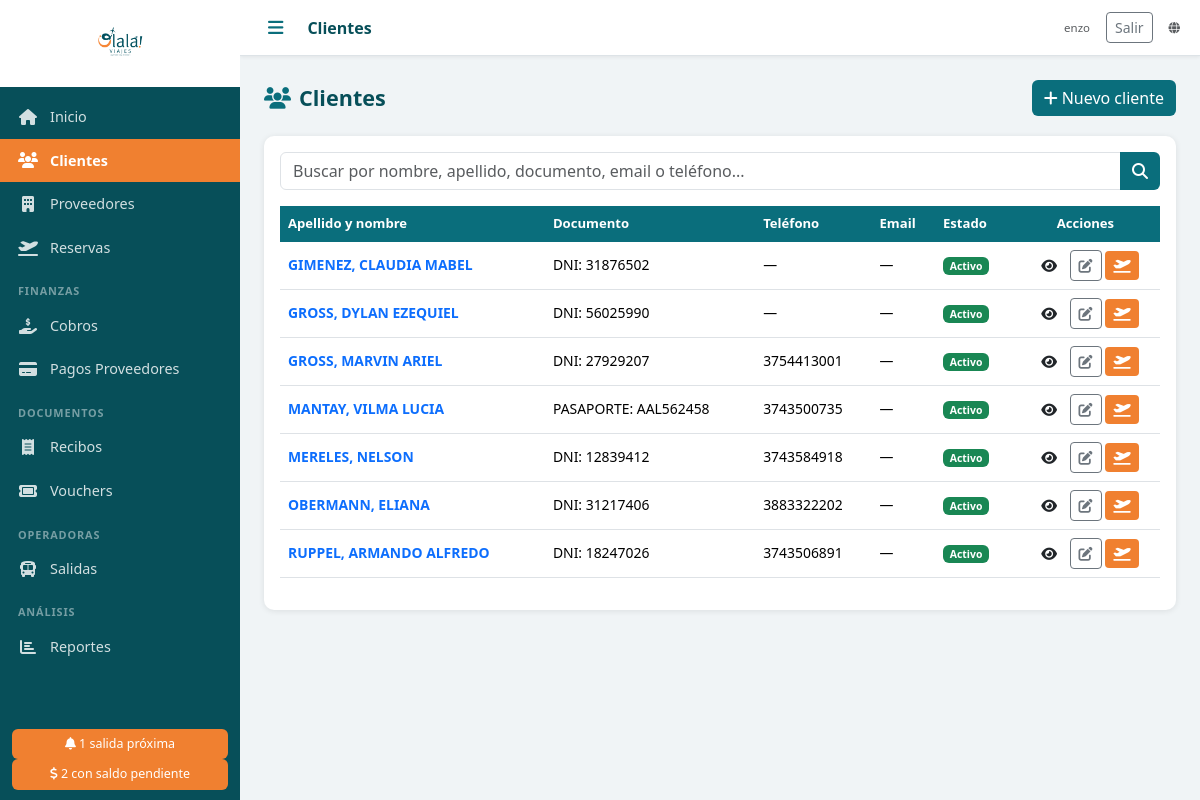
The app's page /clientes/ (signed in) with its own data.
### agencia/models.py (models this page shows, shortened)
class Cliente(models.Model):
    TIPOS_DOC = [
        ('DNI', 'DNI'),
        ('PASAPORTE', 'Pasaporte'),
        ('LC', 'L.C.'),
        ('LE', 'L.E.'),
        ('CUIT', 'CUIT'),
    ]
    nombre = models.CharField('Nombre', max_length=100)
    apellido = models.CharField('Apellido', max_length=100)
    tipo_doc = models.CharField('Tipo de documento', max_length=20, choices=TIPOS_DOC, default='DNI')
    nro_doc = models.CharField('Nro. de documento', max_length=50, blank=True)
    email = models.EmailField('Email', blank=True)
    telefono = models.CharField('Teléfono', max_length=50, blank=True)
    direccion = models.CharField('Dirección', max_length=300, blank=True)
    fecha_nacimiento = models.DateField('Fecha de nacimiento', null=True, blank=True)
    notas = models.TextField('Notas', blank=True)
    foto_dni = models.FileField('Foto DNI', upload_to='dni/', blank=True, null=True)
    activo = models.BooleanField('Activo', default=True)
    created_at = models.DateTimeField(auto_now_add=True)
    updated_at = models.DateTimeField(auto_now=True)
    class Meta:
        verbose_name = 'Cliente'
        verbose_name_plural = 'Clientes'
        ordering = ['apellido', 'nombre']
    def __str__(self):
        return f"{self.apellido}, {self.nombre}"

### agencia/views.py (the view)
# urls.py: path('clientes/', login_required(views.clientes_lista), name='clientes_lista'),
def clientes_lista(request):
    q = request.GET.get('q', '')
    clientes = Cliente.objects.all()
    if q:
        clientes = clientes.filter(
            Q(nombre__icontains=q) | Q(apellido__icontains=q) |
            Q(nro_doc__icontains=q) | Q(email__icontains=q) |
            Q(telefono__icontains=q)
        )
    return render(request, 'clientes/lista.html', {'clientes': clientes, 'q': q})

### templates/clientes/lista.html (shortened to what this page needs)
{% extends 'base.html' %}
{% block topbar_title %}Clientes{% endblock %}
{% block content %}
<div class="page-header">
  <h2><i class="fas fa-users me-2 text-teal"></i>Clientes</h2>
  <a href="{% url 'cliente_nuevo' %}" class="btn btn-teal"><i class="fas fa-plus me-1"></i>Nuevo cliente</a>
</div>
<div class="card">
  <div class="card-body">
    <form method="get" class="mb-3">
      <div class="input-group">
        <input type="text" name="q" value="{{ q }}" class="form-control" placeholder="Buscar por nombre, apellido, documento, email o teléfono...">
        <button class="btn btn-teal" type="submit"><i class="fas fa-search"></i></button>
      </div>
    </form>
    <div class="table-responsive">
      <table class="table table-hover">
        <thead>
          <tr>
            <th>Apellido y nombre</th>
            <th>Documento</th>
            <th>Teléfono</th>
            <th>Email</th>
            <th>Estado</th>
            <th class="text-center">Acciones</th>
          </tr>
        </thead>
        <tbody>
          {% for cliente in clientes %}
          <tr>
            <td><a href="{% url 'cliente_detalle' cliente.pk %}" class="text-decoration-none fw-bold">{{ cliente }}</a></td>
            <td>{{ cliente.tipo_doc }}: {{ cliente.nro_doc }}</td>
            <td>{{ cliente.telefono|default:"—" }}</td>
            <td>{{ cliente.email|default:"—" }}</td>
            <td>
              {% if cliente.activo %}
              <span class="badge bg-success">Activo</span>
              {% else %}
              <span class="badge bg-secondary">Inactivo</span>
              {% endif %}
            </td>
            <td class="text-center">
              <a href="{% url 'cliente_detalle' cliente.pk %}" class="btn btn-sm btn-outline-teal" title="Ver"><i class="fas fa-eye"></i></a>
              <a href="{% url 'cliente_editar' cliente.pk %}" class="btn btn-sm btn-outline-secondary" title="Editar"><i class="fas fa-edit"></i></a>
              <a href="{% url 'reserva_nueva' %}?cliente={{ cliente.pk }}" class="btn btn-sm btn-orange" title="Nueva reserva"><i class="fas fa-plane-departure"></i></a>
            </td>
          </tr>
          {% empty %}
          <tr><td colspan="6" class="text-center text-muted py-4">No se encontraron clientes.</td></tr>
          {% endfor %}
        </tbody>
      </table>
    </div>
  </div>
</div>
{% endblock %}

### templates/base.html (shortened to what this page needs)
<!DOCTYPE html>
<html lang="es">
<head>
  {% load static %}
  <link rel="stylesheet" href="https://cdn.jsdelivr.net/npm/bootstrap@5.3.2/dist/css/bootstrap.min.css">
  <link rel="stylesheet" href="https://cdnjs.cloudflare.com/ajax/libs/font-awesome/6.5.0/css/all.min.css">
  <link rel="stylesheet" href="{% static 'css/olala.css' %}">
</head>
<body>
<div class="sidebar" id="sidebar">
  <div class="sidebar-logo">
    <img src="{% static 'img/logo.png' %}" alt="Olalá Viajes" class="logo-img">
  </div>
  <nav class="sidebar-nav">
    <a href="{% url 'dashboard' %}" class="nav-item {% if request.resolver_match.url_name == 'dashboard' %}active{% endif %}">
      <i class="fas fa-home"></i><span>Inicio</span>
    </a>
    <a href="{% url 'clientes_lista' %}" class="nav-item {% if 'cliente' in request.resolver_match.url_name %}active{% endif %}">
      <i class="fas fa-users"></i><span>Clientes</span>
    </a>
    <a href="{% url 'proveedores_lista' %}" class="nav-item {% if 'proveedor' in request.resolver_match.url_name %}active{% endif %}">
      <i class="fas fa-building"></i><span>Proveedores</span>
    </a>
    <a href="{% url 'reservas_lista' %}" class="nav-item {% if 'reserva' in request.resolver_match.url_name %}active{% endif %}">
      <i class="fas fa-plane-departure"></i><span>Reservas</span>
    </a>
    <div class="nav-section">Finanzas</div>
    <a href="{% url 'cobros_lista' %}" class="nav-item {% if 'cobro' in request.resolver_match.url_name %}active{% endif %}">
      <i class="fas fa-hand-holding-dollar"></i><span>Cobros</span>
    </a>
    <a href="{% url 'pagos_proveedor_lista' %}" class="nav-item {% if 'pago_proveedor' in request.resolver_match.url_name %}active{% endif %}">
      <i class="fas fa-credit-card"></i><span>Pagos Proveedores</span>
    </a>
    <div class="nav-section">Documentos</div>
    <a href="{% url 'recibos_lista' %}" class="nav-item {% if 'recibo' in request.resolver_match.url_name %}active{% endif %}">
      <i class="fas fa-receipt"></i><span>Recibos</span>
    </a>
    <a href="{% url 'vouchers_lista' %}" class="nav-item {% if 'voucher' in request.resolver_match.url_name %}active{% endif %}">
      <i class="fas fa-ticket"></i><span>Vouchers</span>
    </a>
    <div class="nav-section">Operadoras</div>
    <a href="{% url 'salidas_lista' %}" class="nav-item {% if 'salida' in request.resolver_match.url_name %}active{% endif %}">
      <i class="fas fa-bus"></i><span>Salidas</span>
    </a>
    <div class="nav-section">Análisis</div>
    <a href="{% url 'reportes' %}" class="nav-item {% if 'reporte' in request.resolver_match.url_name %}active{% endif %}">
      <i class="fas fa-chart-bar"></i><span>Reportes</span>
    </a>
  </nav>
  {% if alertas_salidas > 0 or alertas_saldos > 0 %}
  <div class="sidebar-alerts">
    {% if alertas_salidas > 0 %}
    <a href="{% url 'dashboard' %}" class="alert-badge">
      <i class="fas fa-bell"></i> {{ alertas_salidas }} salida{% if alertas_salidas != 1 %}s{% endif %} próxima{% if alertas_salidas != 1 %}s{% endif %}
    </a>
    {% endif %}
    {% if alertas_saldos > 0 %}
    <a href="{% url 'reporte_saldos' %}" class="alert-badge">
      <i class="fas fa-dollar-sign"></i> {{ alertas_saldos }} con saldo pendiente
    </a>
    {% endif %}
  </div>
  {% endif %}
</div>
<div class="main-content">
  <div class="topbar">
    <button class="btn-menu" onclick="toggleSidebar()"><i class="fas fa-bars"></i></button>
    <div class="topbar-title">{% block topbar_title %}{% endblock %}</div>
    <div class="topbar-right d-flex align-items-center gap-3">
      {% if user.is_authenticated %}
      <span class="text-muted small">{{ user.get_username }}</span>
      <form method="post" action="{% url 'logout' %}" class="d-inline mb-0">
        <button type="submit" class="btn btn-sm btn-outline-secondary">Salir</button>
      </form>
      {% endif %}
      <a href="{% url 'web_publica' %}" class="text-muted small" target="_blank" title="Catálogo público"><i class="fas fa-globe"></i></a>
    </div>
  </div>
  <div class="content-area">
    {% block content %}{% endblock %}
  </div>
</div>
</body>
</html>

### static/css/olala.css (style rules this page uses)
:root { --teal: #0a6e7c; --teal-dark: #074f59; --teal-light: #e0f2f5; --orange: #f08030; --orange-light: #fff3e8; --sidebar-width: 240px; --topbar-height: 56px; }
* { box-sizing: border-box; }
body { margin: 0; font-family: 'Segoe UI', sans-serif; background: #f0f4f6; }
.sidebar { position: fixed; top: 0; left: 0; width: var(--sidebar-width); height: 100vh; background: var(--teal-dark); display: flex; flex-direction: column; z-index: 1000; transition: width 0.25s; overflow-x: hidden; }
.sidebar-logo { padding: 16px 12px; background: white; text-align: center; min-height: 80px; display: flex; align-items: center; justify-content: center; }
.logo-img { max-width: 160px; max-height: 55px; object-fit: contain; }
.sidebar-nav { flex: 1; overflow-y: auto; padding: 8px 0; }
.nav-item { display: flex; align-items: center; gap: 12px; padding: 11px 18px; color: rgba(255,255,255,0.82); text-decoration: none; font-size: 0.9rem; transition: background 0.15s, color 0.15s; white-space: nowrap; }
.nav-item.active { background: var(--orange); color: white; font-weight: 600; }
.nav-item i { width: 20px; text-align: center; font-size: 1rem; flex-shrink: 0; }
.nav-section { padding: 14px 18px 4px; font-size: 0.68rem; text-transform: uppercase; letter-spacing: 0.08em; color: rgba(255,255,255,0.45); font-weight: 600; }
.sidebar-alerts { padding: 10px 12px; }
.alert-badge { display: block; background: var(--orange); color: white; padding: 6px 10px; border-radius: 6px; font-size: 0.78rem; text-decoration: none; text-align: center; }
.main-content { margin-left: var(--sidebar-width); min-height: 100vh; transition: margin-left 0.25s; display: flex; flex-direction: column; }
.topbar { height: var(--topbar-height); background: white; border-bottom: 1px solid #dde3e7; display: flex; align-items: center; padding: 0 20px; gap: 16px; position: sticky; top: 0; z-index: 100; box-shadow: 0 1px 4px rgba(0,0,0,0.07); }
.btn-menu { background: none; border: none; font-size: 1.1rem; color: var(--teal); cursor: pointer; padding: 4px 8px; }
.topbar-title { font-size: 1rem; font-weight: 600; color: var(--teal-dark); flex: 1; }
.topbar-right { font-size: 0.82rem; color: #999; }
.content-area { padding: 24px; flex: 1; }
.card { border: none; border-radius: 10px; box-shadow: 0 1px 6px rgba(0,0,0,0.09); }
.text-teal { color: var(--teal) !important; }
.table th { background: var(--teal); color: white; font-weight: 600; font-size: 0.82rem; border: none; }
.table td { font-size: 0.87rem; vertical-align: middle; }
.btn-teal { background: var(--teal); color: white; border: none; }
.btn-orange { background: var(--orange); color: white; border: none; }
.page-header { display: flex; align-items: center; justify-content: space-between; margin-bottom: 20px; }
.page-header h2 { margin: 0; color: var(--teal-dark); font-size: 1.35rem; font-weight: 700; }

### records on screen
Cliente: apellido+nombre "GIMENEZ, CLAUDIA MABEL", tipo_doc "DNI", nro_doc "31876502", telefono "—", email "—", activo "Activo"
Cliente: apellido+nombre "GROSS, DYLAN EZEQUIEL", tipo_doc "DNI", nro_doc "56025990", telefono "—", email "—", activo "Activo"
Cliente: apellido+nombre "GROSS, MARVIN ARIEL", tipo_doc "DNI", nro_doc "27929207", telefono "3754413001", email "—", activo "Activo"
Cliente: apellido+nombre "MANTAY, VILMA LUCIA", tipo_doc "PASAPORTE", nro_doc "AAL562458", telefono "3743500735", email "—", activo "Activo"
Cliente: apellido+nombre "MERELES, NELSON", tipo_doc "DNI", nro_doc "12839412", telefono "3743584918", email "—", activo "Activo"
Cliente: apellido+nombre "OBERMANN, ELIANA", tipo_doc "DNI", nro_doc "31217406", telefono "3883322202", email "—", activo "Activo"
Cliente: apellido+nombre "RUPPEL, ARMANDO ALFREDO", tipo_doc "DNI", nro_doc "18247026", telefono "3743506891", email "—", activo "Activo"

### other values on screen
{{ alertas_salidas }} "1"
{{ alertas_saldos }} "2"
{{ user.get_username }} "enzo"
